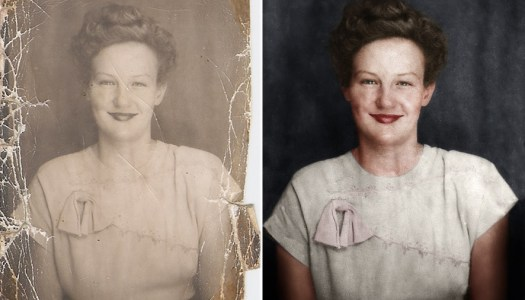
#> input picture IMAGE INPAINTING/IMAGES/portrait2.jpg, 525 x 300 px
$ python histogramEquilisation.py ../IMAGES/portrait2.jpg   (Python 2 division)
#> lines starting #> are read from the running program, lines starting #| are printed output that depends on the picture
from __future__ import division
from scipy.stats import signaltonoise
import numpy as np
from numpy.fft import fft2, ifft2
from PIL import Image
from pylab import *
import time
import sys


d = {}
comm_no_of_px = []
cprob_d = {}


def count(mat):
	m,n = mat.shape
	for i in xrange(m):
		for j in xrange(n):
			s = str(mat[i][j])
			dt = d.get(s,0)
			d[s] = dt + 1
	comm_no_of_px.append(d.get("0",0))
	for i in xrange(1,256):
		z = str(i)
		comm_no_of_px.append(d.get(z,0)+comm_no_of_px[i-1])

	#for i in xrange(256):
	#	print i,"-->",d.get(str(i),0),comm_no_of_px[i]


def hist_equil(mat_h):
	mat = mat_h[:][:]
	tot = comm_no_of_px[255]
	m,n = mat.shape
	for i in xrange(m):
		for j in xrange(n):
			if cprob_d.get(str(mat[i][j]),0) != 0:
				mat[i][j] = cprob_d[str(mat[i][j])]
			else:
				cprob_d[str(mat[i][j])] = (float(comm_no_of_px[mat[i][j]])/tot)*255
				mat[i][j] = cprob_d[str(mat[i][j])]
	print "Histogram Equilisation:",signaltonoise(mat,axis=None)
	his_i = Image.fromarray(mat)
	his_i.save("/media/semicolon/SourceCodes/ExploProject/RESULT/histogramEqui.png")
	print "histEquilisation:",signaltonoise(mat,axis=None)


im = Image.open(sys.argv[1]).convert('L')
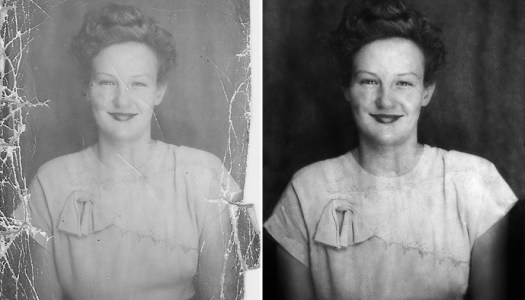
#> im: PIL image 525x300 L; min 0, max 255, mean 127.2
im = array(im)
print "Original Image : ",signaltonoise(im,axis=None)
#> (this line was passed over: scipy is not available in this run)
mat = im[:][:]
count(mat)
#> after the loop in count, `for i in xrange(m):`: d = 256 items
#> after the loop in count, `for i in xrange(1,256):`: comm_no_of_px = 256 values from 5 to 157500
hist_equil(mat)
#> in hist_equil, `tot = comm_no_of_px[255]`: tot = 157500
#> after the loop in hist_equil, `for i in xrange(m):`:
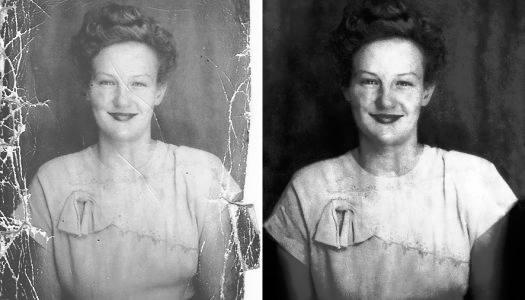
#> mat: shape (300, 525); min 0, max 255, mean 127.7
#> after the loop in hist_equil, `for i in xrange(m):`: cprob_d = 256 items
